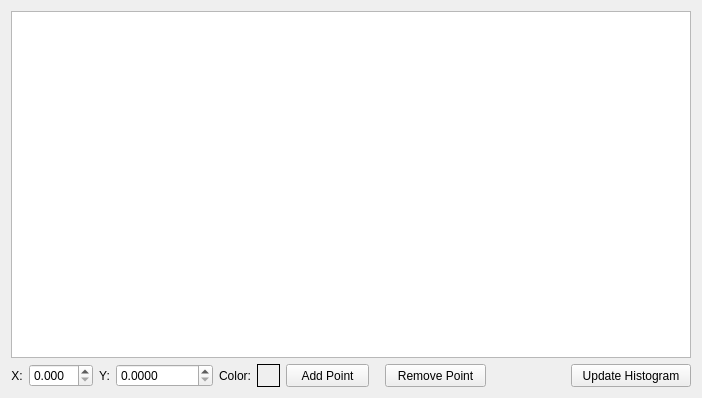
<?xml version="1.0" encoding="UTF-8"?>
<ui version="4.0">
 <class>TFTableWidget</class>
 <widget class="QDialog" name="TFTableWidget">
  <property name="geometry">
   <rect>
    <x>0</x>
    <y>0</y>
    <width>702</width>
    <height>398</height>
   </rect>
  </property>
  <property name="windowTitle">
   <string/>
  </property>
  <layout class="QVBoxLayout" name="verticalLayout_2">
   <item>
    <widget class="QTableWidget" name="table">
     <property name="sizePolicy">
      <sizepolicy hsizetype="Minimum" vsizetype="Expanding">
       <horstretch>0</horstretch>
       <verstretch>0</verstretch>
      </sizepolicy>
     </property>
    </widget>
   </item>
   <item>
    <layout class="QHBoxLayout" name="horizontalLayout_9">
     <item>
      <widget class="QLabel" name="label">
       <property name="text">
        <string>X:</string>
       </property>
       <property name="alignment">
        <set>Qt::AlignCenter</set>
       </property>
       <property name="margin">
        <number>0</number>
       </property>
      </widget>
     </item>
     <item>
      <widget class="QDoubleSpinBox" name="dsbNewPointX">
       <property name="correctionMode">
        <enum>QAbstractSpinBox::CorrectToPreviousValue</enum>
       </property>
       <property name="decimals">
        <number>3</number>
       </property>
       <property name="minimum">
        <double>0.000000000000000</double>
       </property>
       <property name="maximum">
        <double>99.000000000000000</double>
       </property>
      </widget>
     </item>
     <item>
      <widget class="QLabel" name="label_2">
       <property name="text">
        <string>Y:</string>
       </property>
       <property name="alignment">
        <set>Qt::AlignCenter</set>
       </property>
       <property name="margin">
        <number>0</number>
       </property>
       <property name="indent">
        <number>-1</number>
       </property>
      </widget>
     </item>
     <item>
      <widget class="QDoubleSpinBox" name="dsbNewPointY">
       <property name="decimals">
        <number>4</number>
       </property>
       <property name="maximum">
        <double>1000000.000000000000000</double>
       </property>
       <property name="singleStep">
        <double>0.100000000000000</double>
       </property>
      </widget>
     </item>
     <item>
      <widget class="QLabel" name="label_3">
       <property name="text">
        <string>Color:</string>
       </property>
       <property name="alignment">
        <set>Qt::AlignCenter</set>
       </property>
       <property name="margin">
        <number>0</number>
       </property>
      </widget>
     </item>
     <item>
      <widget class="QToolButton" name="tbChangeColor">
       <property name="minimumSize">
        <size>
         <width>23</width>
         <height>23</height>
        </size>
       </property>
       <property name="maximumSize">
        <size>
         <width>23</width>
         <height>23</height>
        </size>
       </property>
       <property name="autoFillBackground">
        <bool>false</bool>
       </property>
       <property name="styleSheet">
        <string notr="true">border:1px solid #000000</string>
       </property>
       <property name="text">
        <string/>
       </property>
       <property name="iconSize">
        <size>
         <width>23</width>
         <height>23</height>
        </size>
       </property>
       <property name="toolButtonStyle">
        <enum>Qt::ToolButtonIconOnly</enum>
       </property>
       <property name="autoRaise">
        <bool>true</bool>
       </property>
      </widget>
     </item>
     <item>
      <widget class="QToolButton" name="tbAddPoint">
       <property name="sizePolicy">
        <sizepolicy hsizetype="Fixed" vsizetype="Fixed">
         <horstretch>0</horstretch>
         <verstretch>0</verstretch>
        </sizepolicy>
       </property>
       <property name="minimumSize">
        <size>
         <width>83</width>
         <height>23</height>
        </size>
       </property>
       <property name="maximumSize">
        <size>
         <width>3</width>
         <height>23</height>
        </size>
       </property>
       <property name="toolTip">
        <string>&lt;html&gt;&lt;head/&gt;&lt;body&gt;&lt;p&gt;Adds a point to the table (shortcut: space)&lt;/p&gt;&lt;/body&gt;&lt;/html&gt;</string>
       </property>
       <property name="text">
        <string>Add Point</string>
       </property>
       <property name="icon">
        <iconset resource="charts.qrc">
         <normaloff>:/images/addTFPoint.png</normaloff>:/images/addTFPoint.png</iconset>
       </property>
       <property name="iconSize">
        <size>
         <width>23</width>
         <height>23</height>
        </size>
       </property>
       <property name="toolButtonStyle">
        <enum>Qt::ToolButtonTextBesideIcon</enum>
       </property>
      </widget>
     </item>
     <item>
      <spacer name="horizontalSpacer_2">
       <property name="orientation">
        <enum>Qt::Horizontal</enum>
       </property>
       <property name="sizeType">
        <enum>QSizePolicy::Fixed</enum>
       </property>
       <property name="sizeHint" stdset="0">
        <size>
         <width>10</width>
         <height>10</height>
        </size>
       </property>
      </spacer>
     </item>
     <item>
      <widget class="QToolButton" name="tbRemovePoint">
       <property name="sizePolicy">
        <sizepolicy hsizetype="Fixed" vsizetype="Fixed">
         <horstretch>0</horstretch>
         <verstretch>0</verstretch>
        </sizepolicy>
       </property>
       <property name="minimumSize">
        <size>
         <width>101</width>
         <height>23</height>
        </size>
       </property>
       <property name="maximumSize">
        <size>
         <width>101</width>
         <height>23</height>
        </size>
       </property>
       <property name="sizeIncrement">
        <size>
         <width>0</width>
         <height>0</height>
        </size>
       </property>
       <property name="toolTip">
        <string>&lt;html&gt;&lt;head/&gt;&lt;body&gt;&lt;p&gt;Removes points from the table (shortcut: del)&lt;/p&gt;&lt;/body&gt;&lt;/html&gt;</string>
       </property>
       <property name="text">
        <string>Remove Point</string>
       </property>
       <property name="icon">
        <iconset resource="charts.qrc">
         <normaloff>:/images/remTFPoint.png</normaloff>:/images/remTFPoint.png</iconset>
       </property>
       <property name="iconSize">
        <size>
         <width>23</width>
         <height>23</height>
        </size>
       </property>
       <property name="toolButtonStyle">
        <enum>Qt::ToolButtonTextBesideIcon</enum>
       </property>
      </widget>
     </item>
     <item>
      <spacer name="horizontalSpacer">
       <property name="orientation">
        <enum>Qt::Horizontal</enum>
       </property>
       <property name="sizeType">
        <enum>QSizePolicy::MinimumExpanding</enum>
       </property>
       <property name="sizeHint" stdset="0">
        <size>
         <width>40</width>
         <height>20</height>
        </size>
       </property>
      </spacer>
     </item>
     <item>
      <widget class="QToolButton" name="tbUpdateHisto">
       <property name="minimumSize">
        <size>
         <width>120</width>
         <height>23</height>
        </size>
       </property>
       <property name="maximumSize">
        <size>
         <width>120</width>
         <height>23</height>
        </size>
       </property>
       <property name="toolTip">
        <string>&lt;html&gt;&lt;head/&gt;&lt;body&gt;&lt;p&gt;Updates the transferfunction of the histogram (shortcut: enter)&lt;/p&gt;&lt;/body&gt;&lt;/html&gt;</string>
       </property>
       <property name="text">
        <string>Update Histogram</string>
       </property>
       <property name="icon">
        <iconset resource="charts.qrc">
         <normaloff>:/images/update.png</normaloff>:/images/update.png</iconset>
       </property>
       <property name="iconSize">
        <size>
         <width>23</width>
         <height>23</height>
        </size>
       </property>
       <property name="toolButtonStyle">
        <enum>Qt::ToolButtonTextBesideIcon</enum>
       </property>
      </widget>
     </item>
    </layout>
   </item>
  </layout>
 </widget>
 <resources>
  <include location="charts.qrc"/>
 </resources>
 <connections/>
</ui>
